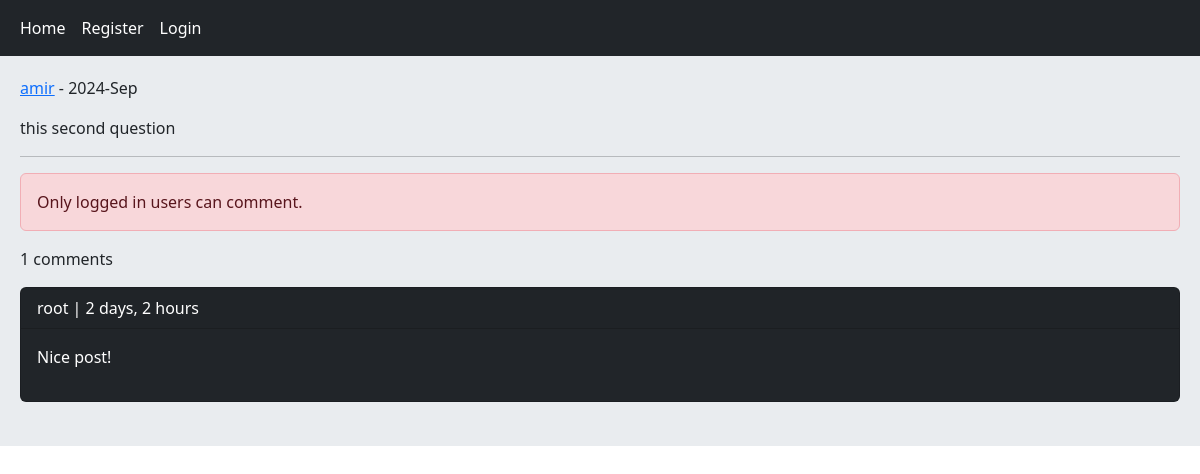
The app's page /post/2/this-second-question/, older data.
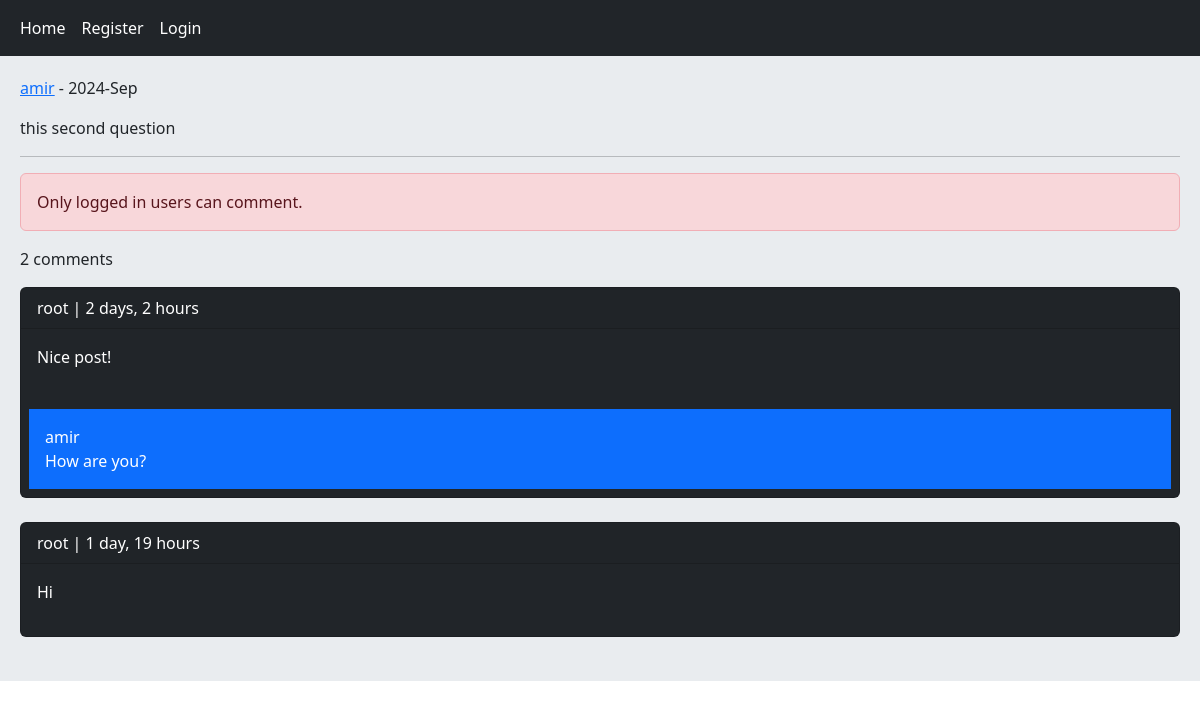
The same page, newer data.
### home/models.py (models this page shows, shortened)
class Post(models.Model):
    user = models.ForeignKey(User, on_delete=models.CASCADE, related_name='posts')
    body = models.TextField()
    slug = models.SlugField()
    created = models.DateTimeField(auto_now_add=True)
    update = models.DateTimeField(auto_now=True)
    class Meta:
        ordering = ('-created',)

class Comment(models.Model):
    user = models.ForeignKey(User, on_delete=models.CASCADE, related_name='ucomments')
    post = models.ForeignKey(Post, on_delete=models.CASCADE, related_name='pcomments')
    reply = models.ForeignKey('self', on_delete=models.CASCADE, related_name='rcomments', blank=True, null=True)
    is_reply = models.BooleanField(default=False)
    body = models.TextField(max_length=400)
    created = models.DateTimeField(auto_now_add=True)

### home/views.py (the view, shortened to what this page needs)
# urls.py: path('post/<int:post_id>/<slug:post_slug>/', views.PostDatailView.as_view(), name='post_detail'),
class PostDatailView(View):
    form_class = CommentCreateForm
    form_class_reply = CommentReplyForm
    def setup(self, request, *args, **kwargs):
        self.post_instance = get_object_or_404(Post, pk=kwargs['post_id'], slug=kwargs['post_slug'])
        return super().setup(request, *args, **kwargs)
    def get(self, request, *args, **kwargs):
        comments = self.post_instance.pcomments.filter(is_reply=False)
        can_like = False
        if request.user.is_authenticated and self.post_instance.user_can_like(request.user):
            can_like = True
        return render(request, 'home/detail.html', {'post':self.post_instance, 'comments':comments, 'form':self.form_class, 'reply_form':self.form_class_reply, 'can_like':can_like})

### home/templates/home/detail.html (shortened to what this page needs)
{% extends 'base.html' %}
{% block content %}
    <p><a href="{% url 'account:user_profile' post.user.id %}">{{ post.user.username }}</a> - {{ post.created|date:"Y-M" }}</p>
    <p>{{ post.body }}</p><hr/>
    {% if request.user.is_authenticated %}
        <form action="" method="post">
            {% csrf_token %}
            {{ form.as_p }}
            <input type="submit" value="Send">
        </form><br/>
        {% else %}
            <p class="alert alert-danger">Only logged in users can comment.</p>
    {% endif %}
    <p>{{ comments.count }} comments</p>
    {% for comment in comments %}
        <div class="card bg-dark text-white">
            <p class="card-header">{{ comment.user }} | {{ comment.created|timesince }}</p>
            <p class="card-body">{{ comment.body }}</p>
            {% with replies=comment.rcomments.all %}
                {% for reply in replies %}
                    <p class="bg-primary p-3 m-2">{{ reply.user }} <br/> {{ reply.body }}</p>
                {% endfor %}
            {% endwith %}
        </div><br/>
    {% empty %}
        <p>No comments yet</p>
    {% endfor %}
{% endblock %}

### templates/base.html (shortened to what this page needs)
<!DOCTYPE html>
<html lang="en">
<head>
    <link href="https://cdn.jsdelivr.net/npm/bootstrap@5.3.3/dist/css/bootstrap.min.css" rel="stylesheet">
</head>
<body>
    {% include 'inc/navbar.html' %}
    <div class="jumbotron">
        {% block content %} {% endblock %}
    </div>
</body>
</html>

### templates/inc/navbar.html
<nav class="navbar navbar-expand-lg navbar-dark bg-dark">
    <div class="container-fluid">
        <div class="navbar-nav">
            <a class="nav-link active" aria-current="page" href="{% url 'home:home' %}">Home</a>
            {% if request.user.is_authenticated %}
            <a class="nav-link active" aria-current="page" href="{% url 'account:user_profile' request.user.id %}">Profile</a>
            <a class="nav-link active" aria-current="page" href="{% url 'account:user_logout' %}">Logout</a>
            {% else %}
            <a class="nav-link active" aria-current="page" href="{% url 'account:user_register' %}">Register</a>
            <a class="nav-link active" aria-current="page" href="{% url 'account:user_login' %}">Login</a>
            {% endif %}
        </div>
    </div>
</nav>

### templates/base.html (style rules this page uses)
.jumbotron { padding: 20px; margin-bottom: 20px; background-color: #e9ecef; }

Row changes from the older to the newer data that the page shows:
added Comment: user "amir", body "How are you?", shown under "root"
added Comment: user "root", created "1 day, 19 hours", body "Hi"
Text that changed along with them:
{{ comments.count }}: "1" → "2"
